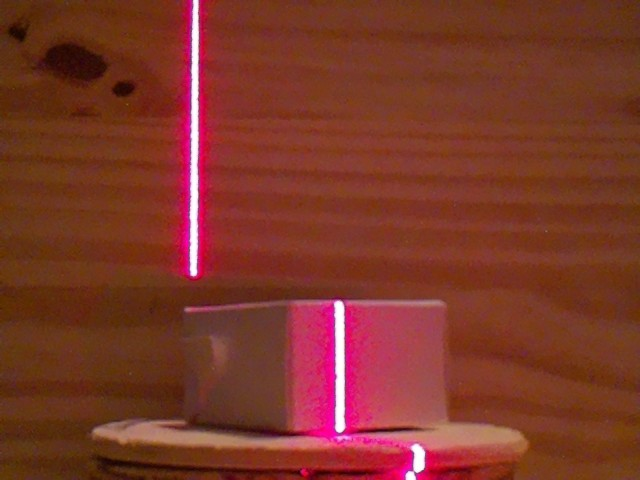
#> input picture Sample_Data/box/test101.jpg, 640 x 480 px, given in place of test2.jpg, which was not available
$ python temp_file.py
#> lines starting #> are read from the running program, lines starting #| are printed output that depends on the picture; after the words box and inside, x2 and y2 are one past the last pixel; in counts of white or black regions, pixels touching at a corner belong together; pictures that were not available may be replaced by others from this repository, and a replacement may not be noted
import cv2 as cv
import open3d as o3d
import numpy as np
import math
from matplotlib import pyplot as plt
from collections import Counter
theta = 0.8726646
for img_no in range(2,124):
    img = cv.imread(f'Sample_Data/box/test{img_no}.jpg', cv.IMREAD_GRAYSCALE)
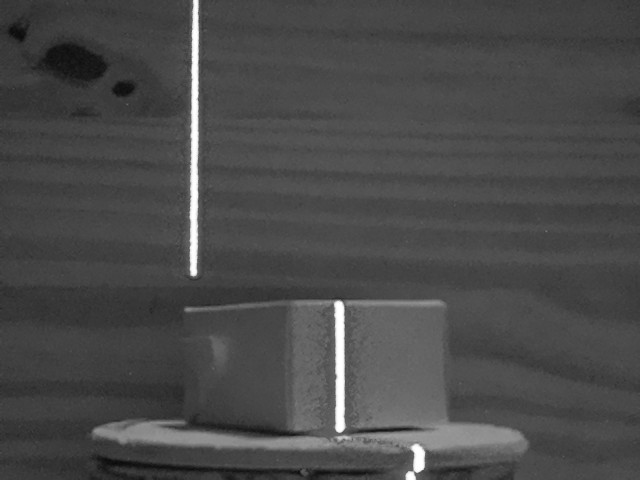
#> img: shape (480, 640); min 9, max 255, mean 73.8
    assert img is not None, "file could not be read, check with os.path.exists()"

    ret,th1 = cv.threshold(img,200,255,cv.THRESH_BINARY)
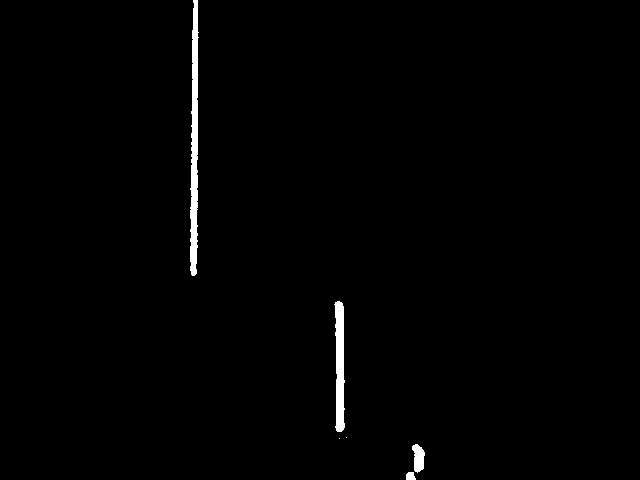
#> th1: shape (480, 640); 1% white; 6 white regions (2 under 20 px), largest, box (x1, y1, x2, y2) and area: (190, 0, 199, 276) 1711, (334, 301, 345, 432) 1066, (412, 444, 425, 473) 263, (406, 472, 416, 480) 67


    i = 0
    c = 0
    z = 0

    arr = []
    temp = []
    maxy = 0
    maxx = 0

    while(i < len(th1)):
        while(c < len(th1[0])):
            if(th1[i][c] == 255):
                if(i > maxy):
                    maxy = i
                    maxx = c
                temp = [c, z, i]
                arr.append(temp)
            c += 1
        c = 0
        i += 1
#> after the loop, arr = 3109 items, first 6: [193, 0, 0], [194, 0, 0], [195, 0, 0], [196, 0, 0], [197, 0, 0], [193, 0, 1]; i = 480; maxx = 406; maxy = 479

    i = 0
    while(i < len(arr)):
        arr[i][1] = maxx - arr[i][0]
        #arr[i][0] = 1
        i += 1
#> after the loop, arr = 3109 items, first 6: [193, 213, 0], [194, 212, 0], [195, 211, 0], [196, 210, 0], [197, 209, 0], [193, 213, 1]; i = 3109
    i = 0

    arrx = []
    arry = []
    arrz = []
    filter_arr = []
    while(i < len(arr)):
        if(arr[i][1] > 0 and arr[i][1] < 150):
            filter_arr.append(arr[i])
            arrx.append(arr[i][0])
            arry.append(arr[i][1])
            arrz.append(arr[i][2])

        i += 1
#> after the loop, arrx = 1068 values, max 346 at index 1066, min 334 at index 18, mean 339.4; arry = 1068 values, max 72 at index 18, min 60 at index 1066, mean 66.58; arrz = 1068 values from 301 to 438; filter_arr = 1068 items, first 6: [337, 69, 301], [338, 68, 301], [339, 67, 301], [335, 71, 302], [336, 70, 302], [337, 69, 302]; i = 3109

    unique_arrz = list(set(arrz))
#> unique_arrz = 133 values from 301 to 438

    maxx_at_z = 0
    minx_at_z = 480
    i = 0
    c = 0
    minx_arr = []
    while(i < len(unique_arrz)):
        try_val = unique_arrz[i]
        while(c < len(filter_arr)):
            if(filter_arr[c][2] == try_val):
                if(filter_arr[c][0] < minx_at_z):
                    minx_at_z = filter_arr[c][0]
                    minx_arr.append(filter_arr[c][0])
            c += 1
        c = 0
        minx_at_z = 480
        i += 1
#> this loop made 133 passes
#> after the loop, i = 133; minx_arr = 133 values, max 346 at index 131, min 334 at index 3, mean 335.9

    i = 0
    c = 0
    straight_filter_arr = []
    while(i < len(filter_arr)):
        while(c < len(unique_arrz)):
            if(filter_arr[i][2] == unique_arrz[c]):
                filter_arr[i][0] = filter_arr[i][0] - int(minx_arr[c]) + 1
                straight_filter_arr.append(filter_arr[i])
            c += 1
        c = 0
        i += 1
#> after the loop, filter_arr = 1068 items, first 6: [1, 69, 301], [2, 68, 301], [3, 67, 301], [1, 71, 302], [2, 70, 302], [3, 69, 302]; i = 1068; straight_filter_arr has the same summary as filter_arr

    arr = straight_filter_arr
#> arr has the same summary as filter_arr
    # print(arr)
    x_values = [coord[0] for coord in arr]
#> x_values = 1068 values, max 10 at index 1027, min 1 at index 0, mean 4.6
    y_values = [coord[1] for coord in arr]
#> y_values has the same summary as arry
    x_counts = Counter(x_values)
#> x_counts = 10 items
    y_counts = Counter(y_values)
#> y_counts = 12 items
    min_num_x = 240
    min_num_y = 130
    most_common_x = [(x, count) for x, count in x_counts.items() if count >= min_num_x]
#> most_common_x = []
    most_common_y = [(y, count) for y, count in y_counts.items() if count >= min_num_y]
#> most_common_y = [(69, 131), (68, 131), (67, 132), (66, 130), (65, 130)]
    xval = [x[1] for x in most_common_x]
#> xval = []
    yval = [y[1] for y in most_common_y]
#> yval = [131, 131, 132, 130, 130]
    x_avg = 0
    for x in xval:
        x_avg += x
        x_avg = x_avg/(len(xval))
#> this loop made 0 passes
#> after the loop, x_avg = 0

    y_avg = 0
    for y in yval:
        y_avg += y
        y_avg = y_avg/(len(yval))
#> this loop made 5 passes
#> (y, y_avg) on passes 1 to 5: (131, 26.2), (131, 31.44), (132, 32.69), (130, 32.54), (130, 32.51)
#> after the loop, y_avg = 32.51

    min_num_x = int(x_avg) - 20
#> min_num_x = -20
    min_num_y = int(y_avg) - 20
#> min_num_y = 12
    # print("Min x: ", min_num_x)
    # print("Min y: ", min_num_y)
    most_common_x = [(x, count) for x, count in x_counts.items() if count >= min_num_x]
#> most_common_x = [(1, 133), (2, 131), (3, 131), (4, 130), (5, 130), (6, 129), (7, 129), (8, 122), (9, 31), (10, 2)]
    most_common_y = [(y, count) for y, count in y_counts.items() if count >= min_num_y]
#> most_common_y = [(69, 131), (68, 131), (67, 132), (71, 26), (70, 124), (66, 130), (65, 130), (64, 128), (63, 124)]
    # print(most_common_x)
    # print(most_common_y)
    x_min = min([x[0] for x in most_common_x])
#> x_min = 1
    x_max = max([x[0] for x in most_common_x])
#> x_max = 10
    y_min = min([y[0] for y in most_common_y])
#> y_min = 63
    y_max = max([y[0] for y in most_common_y])
#> y_max = 71
    # [4 lines of commented-out code are left out]

    highest_x_lowest_y = arr[0]
#> highest_x_lowest_y = [1, 69, 301]
    lowest_x_highest_y = arr[0]
#> lowest_x_highest_y = [1, 69, 301]
    # Loop through the coordinates and compare each coordinate's x and y values with the most common x and y values
    for coord in arr:
        x, y, z = coord
        if x == x_max and (y <= y_min and y >= y_min-5):
            highest_x_lowest_y = coord
        if x == x_min and (y >= y_max):
            lowest_x_highest_y = coord
#> this loop made 1068 passes
#> (x, y, z) on passes 1 to 12: (1, 69, 301), (2, 68, 301), (3, 67, 301), (1, 71, 302), (2, 70, 302), (3, 69, 302), (4, 68, 302), (5, 67, 302), (6, 66, 302), (7, 65, 302), (1, 71, 303), (2, 70, 303)
#> coord on passes 18 to 23: [8, 64, 303], [1, 72, 304], [2, 71, 304], [3, 70, 304], [4, 69, 304], [5, 68, 304]

    # print("high x, low y: ", highest_x_lowest_y)
    # print("low x, high y: ",lowest_x_highest_y)

    mid_x = int((highest_x_lowest_y[0] + lowest_x_highest_y[0]) / 2)
    mid_y = int((highest_x_lowest_y[1] + lowest_x_highest_y[1]) / 2)
    midpoint = (mid_x, mid_y)
    # print(midpoint)

    for i in range(len(arr)):
        x, y, z = arr[i]
        x = x - midpoint[0]
        y = y - midpoint[1]
        arr[i] = [x, y, z]

    ##################################################################################################################
    x_axis = [(i, 0, 0) for i in range(0,200)]
    y_axis = [(0, i, 0) for i in range(0,300)]
    z_axis = [(0, 0, i) for i in range(0,600)]

    pre_pc = np.array(arr)
    axes = np.array(x_axis + y_axis + z_axis)

    np.savetxt(f'rotate_tests/rotate{img_no}.xyz', pre_pc, delimiter=' ')
    np.savetxt(f'rotate_tests/axes.xyz', axes, delimiter=' ')

    input_path1= f'rotate_tests/axes.xyz'
#> (the run stopped early here; a loop or call above may not have finished)

$ run again, on Sample_Data/box/test122.jpg
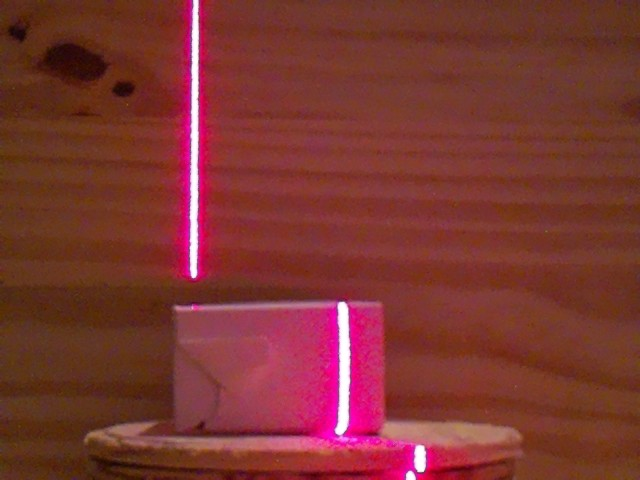
#> input picture Sample_Data/box/test122.jpg, 640 x 480 px, given in place of test2.jpg, which was not available
#> `img = cv.imread(f'Sample_Data/box/test{img_no}.jpg', cv.IMREAD_GRAYSCA..`:
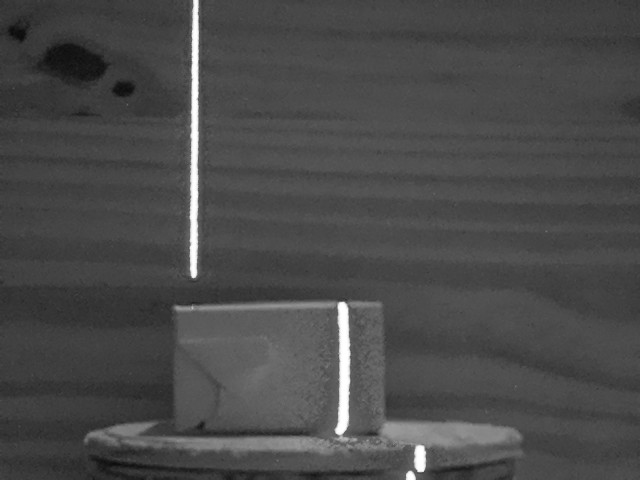
#> img: shape (480, 640); min 11, max 255, mean 74
#> `ret,th1 = cv.threshold(img,200,255,cv.THRESH_BINARY)`:
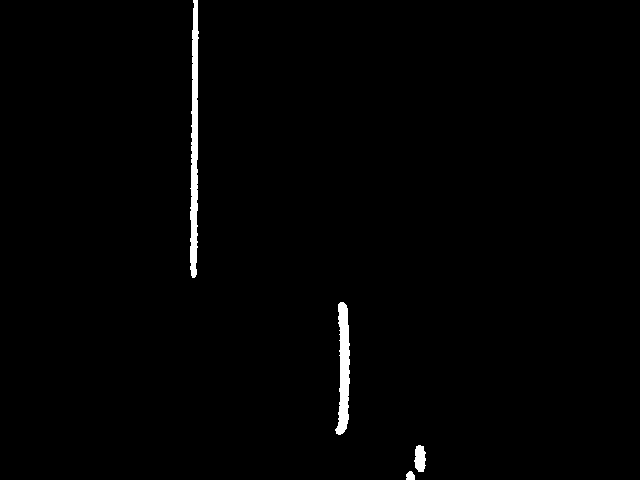
#> th1: shape (480, 640); 1.1% white; 4 white regions, box (x1, y1, x2, y2) and area: (190, 0, 199, 278) 1721, (335, 302, 350, 435) 1246, (414, 445, 426, 472) 250, (406, 471, 415, 480) 66
#> after the loop `while(i < len(th1)):`: arr = 3283 items, first 6: [193, 0, 0], [194, 0, 0], [195, 0, 0], [196, 0, 0], [197, 0, 0], [193, 0, 1]; i = 480; maxx = 406; maxy = 479
#> after the loop `while(i < len(arr)):`: arr = 3283 items, first 6: [193, 213, 0], [194, 212, 0], [195, 211, 0], [196, 210, 0], [197, 209, 0], [193, 213, 1]; i = 3283
#> after the loop `while(i < len(arr)):`: arrx = 1246 values, max 349 at index 384, min 335 at index 1198, mean 343.4; arry = 1246 values, max 71 at index 1198, min 57 at index 384, mean 62.63; arrz = 1246 values from 302 to 434; filter_arr = 1246 items, first 6: [340, 66, 302], [341, 65, 302], [342, 64, 302], [343, 63, 302], [339, 67, 303], [340, 66, 303]; i = 3283
#> unique_arrz = 133 values from 302 to 434
#> the loop `while(i < len(unique_arrz)):` made 133 passes
#> after the loop `while(i < len(unique_arrz)):`: i = 133; minx_arr = 133 values, max 340 at index 0, min 335 at index 127, mean 339.1
#> after the loop `while(i < len(filter_arr)):`: filter_arr = 1246 items, first 6: [1, 66, 302], [2, 65, 302], [3, 64, 302], [4, 63, 302], [1, 67, 303], [2, 66, 303]; i = 1246; straight_filter_arr has the same summary as filter_arr
#> `arr = straight_filter_arr`: arr has the same summary as filter_arr
#> x_values = 1246 values, max 11 at index 451, min 1 at index 0, mean 5.24
#> y_values has the same summary as arry
#> x_counts = 11 items
#> y_counts = 15 items
#> `most_common_x = [(x, count) for x, count in x_counts.items() if count ..`: most_common_x = []
#> `most_common_y = [(y, count) for y, count in y_counts.items() if count ..`: most_common_y = [(66, 133), (65, 132), (64, 132), (63, 131)]
#> xval = []
#> yval = [133, 132, 132, 131]
#> after the loop `for x in xval:`: x_avg = 0
#> the loop `for y in yval:` made 4 passes
#> (y, y_avg) on passes 1 to 4: (133, 33.25), (132, 41.31), (132, 43.33), (131, 43.58)
#> after the loop `for y in yval:`: y_avg = 43.58
#> min_num_x = -20
#> min_num_y = 23
#> `most_common_x = [(x, count) for x, count in x_counts.items() if count ..`: most_common_x = [(1, 133), (2, 133), (3, 133), (4, 132), (5, 131), (6, 131), (7, 130), (8, 129), (9, 125), (10, 61), (11, 8)]
#> `most_common_y = [(y, count) for y, count in y_counts.items() if count ..`: most_common_y = [(66, 133), (65, 132), (64, 132), (63, 131), (67, 66), (62, 129), (68, 32), (61, 126), (60, 124), (59, 116), (58, 84), (57, 25)]
#> x_min = 1
#> x_max = 11
#> y_min = 57
#> y_max = 68
#> highest_x_lowest_y = [1, 66, 302]
#> the loop `for coord in arr:` made 1246 passes

$ run again, on Sample_Data/box/test15.jpg
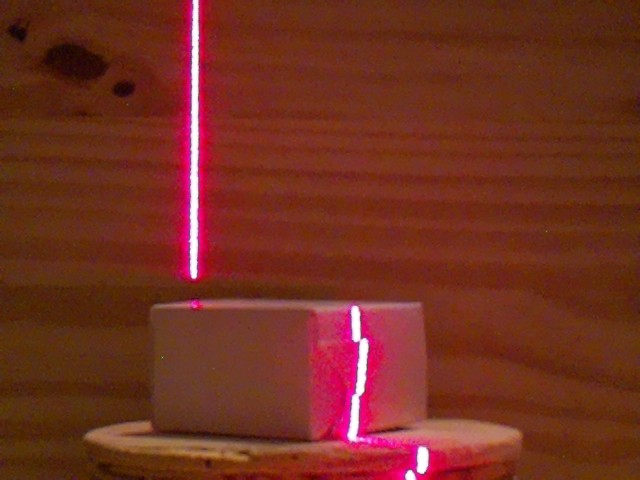
#> input picture Sample_Data/box/test15.jpg, 640 x 480 px, given in place of test2.jpg, which was not available
#> `img = cv.imread(f'Sample_Data/box/test{img_no}.jpg', cv.IMREAD_GRAYSCA..`:
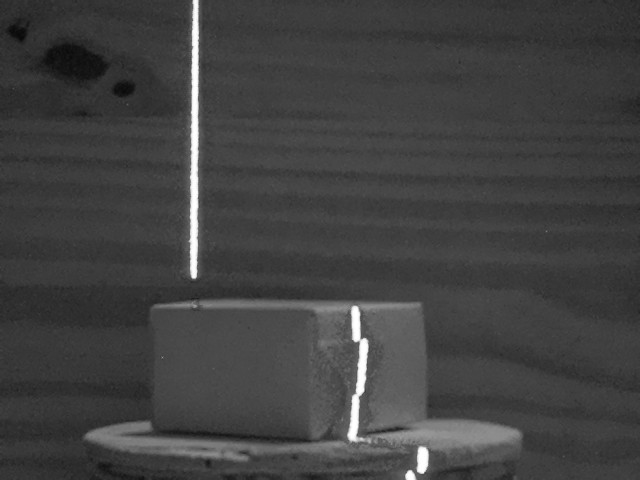
#> img: shape (480, 640); min 9, max 255, mean 65.4
#> `ret,th1 = cv.threshold(img,200,255,cv.THRESH_BINARY)`:
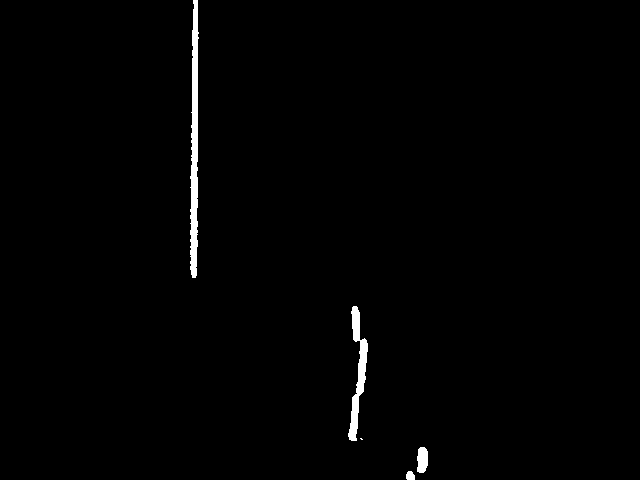
#> th1: shape (480, 640); 1% white; 5 white regions (1 under 20 px), largest, box (x1, y1, x2, y2) and area: (190, 0, 199, 278) 1728, (348, 306, 368, 441) 1021, (417, 447, 428, 473) 244, (406, 471, 415, 480) 68
#> after the loop `while(i < len(th1)):`: arr = 3065 items, first 6: [193, 0, 0], [194, 0, 0], [195, 0, 0], [196, 0, 0], [197, 0, 0], [193, 0, 1]; i = 480; maxx = 407; maxy = 479
#> after the loop `while(i < len(arr)):`: arr = 3065 items, first 6: [193, 214, 0], [194, 213, 0], [195, 212, 0], [196, 211, 0], [197, 210, 0], [193, 214, 1]; i = 3065
#> after the loop `while(i < len(arr)):`: arrx = 1030 values, max 406 at index 1025, min 348 at index 959, mean 357.8; arry = 1030 values, max 59 at index 959, min 1 at index 1025, mean 49.25; arrz = 1030 values from 306 to 478; filter_arr = 1030 items, first 6: [353, 54, 306], [354, 53, 306], [355, 52, 306], [356, 51, 306], [352, 55, 307], [353, 54, 307]; i = 3065
#> unique_arrz = 140 values from 306 to 478
#> the loop `while(i < len(unique_arrz)):` made 140 passes
#> after the loop `while(i < len(unique_arrz)):`: i = 140; minx_arr = 140 values, max 406 at index 135, min 348 at index 127, mean 356
#> after the loop `while(i < len(filter_arr)):`: filter_arr = 1030 items, first 6: [1, 54, 306], [2, 53, 306], [3, 52, 306], [4, 51, 306], [1, 55, 307], [2, 54, 307]; i = 1030; straight_filter_arr has the same summary as filter_arr
#> `arr = straight_filter_arr`: arr has the same summary as filter_arr
#> x_values = 1030 values, max 14 at index 1018, min 1 at index 0, mean 4.39
#> y_values has the same summary as arry
#> x_counts = 14 items
#> y_counts = 21 items
#> `most_common_x = [(x, count) for x, count in x_counts.items() if count ..`: most_common_x = []
#> after the loop `for x in xval:`: x_avg = 0
#> min_num_x = -20
#> `most_common_x = [(x, count) for x, count in x_counts.items() if count ..`: most_common_x = [(1, 140), (2, 135), (3, 134), (4, 134), (5, 133), (6, 133), (7, 126), (8, 73), (9, 6), (12, 5), (10, 3), (11, 3), (13, 4), (14, 1)]
#> `most_common_y = [(y, count) for y, count in y_counts.items() if count ..`: most_common_y = [(54, 79), (53, 81), (52, 83), (51, 86), (55, 66), (50, 81), (49, 81), (56, 33), (48, 69), (43, 45), (45, 55), (44, 53), (42, 37), (47, 56), (46, 56), (41, 23), (40, 9), (57, 17), (58, 11), (59, 4), (1, 5)]
#> x_min = 1
#> x_max = 14
#> y_min = 1
#> y_max = 59
#> highest_x_lowest_y = [1, 54, 306]
#> the loop `for coord in arr:` made 1030 passes
#> coord on passes 22 to 24: [6, 50, 309], [1, 55, 310], [2, 54, 310]
